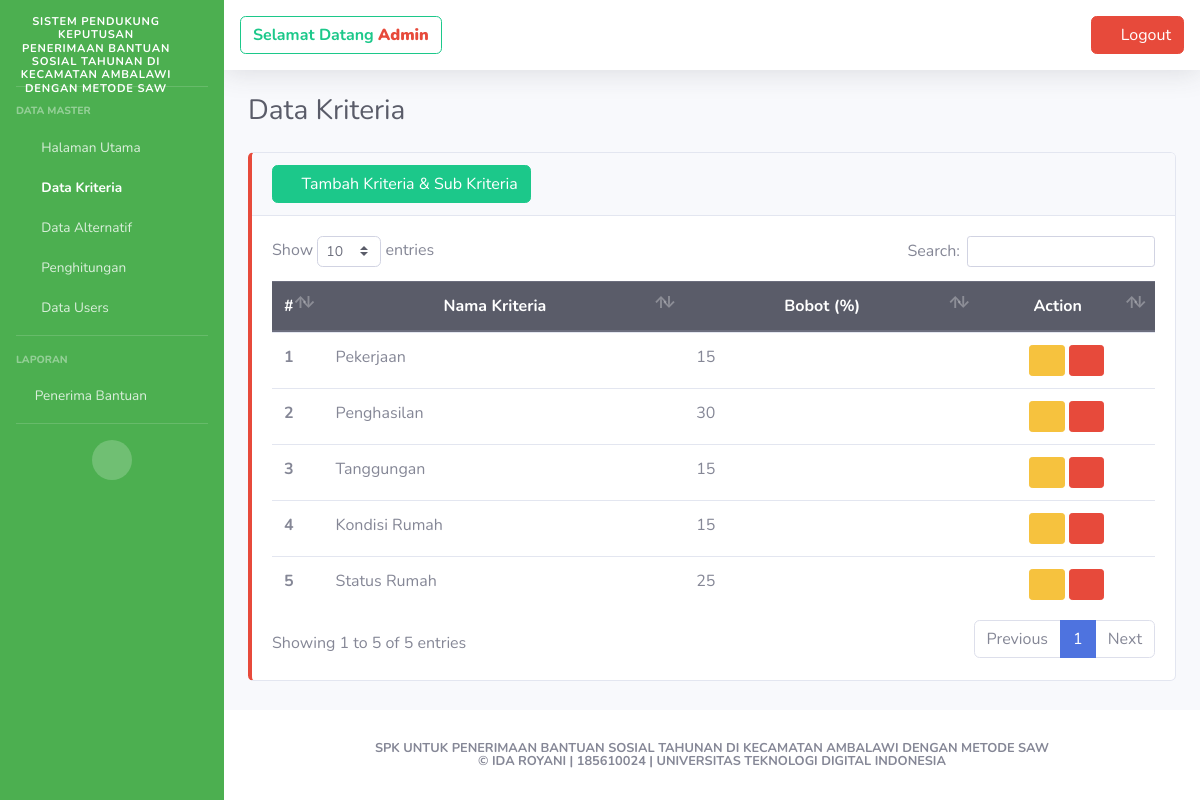
Page /public/kriteria (signed in) on the committed database.
### tables this page shows
CREATE TABLE `kriteria` (
  `id_kriteria` int(11) NOT NULL,
  `nama_kriteria` varchar(100) DEFAULT NULL,
  `bobot_nilai` float DEFAULT NULL
);

### app/core/Controller.php (called while the page is built, shortened)
<?php
class Controller
{
    public function render($view, $data = [])
    {
        require_once '../app/views/' . $view . '.php';
    }
    public function model($model)
    {
        return new $model;
    }
}

### app/controllers/KriteriaController.php (called while the page is built, shortened)
<?php
class KriteriaController extends Controller
{
    public function index($id = NULL)
    {
        $data['title'] = "Data Kriteria";
        $data['kriteria'] = $this->model('KriteriaModel')->semua_kriteria();
        $this->render('kriteria/index', $data);
    }
}

### app/core/App.php (called while the page is built, shortened)
<?php
class App
{
    protected $method = 'index';
    protected $params = [];
    public function __construct()
    {
        $this->controller = new $this->controller;
        call_user_func_array([$this->controller, $this->method], $this->params);
    }
}

### public/index.php (called while the page is built, shortened)
<?php
$app = new App;

### app/core/Database.php (called while the page is built, shortened)
<?php
class Database {
	private $host = DB_HOST;
	private $user = DB_USER;
	private $pass = DB_PASS;
	private $dbname = DB_NAME;
	private $dbh;
	private $stmt;
	public function __construct() {
		$dsn = 'mysql:host=' . $this->host . ';dbname=' . $this->dbname;
		$options = array (
			PDO::ATTR_PERSISTENT => true,
			PDO::ATTR_ERRMODE => PDO::ERRMODE_EXCEPTION
		);
		try {
			$this->dbh = new PDO ($dsn, $this->user, $this->pass, $options);
		}
		catch ( PDOException $e ) {
			$this->error = $e->getMessage();
		}
	}
	public function query($query) {
		$this->stmt = $this->dbh->prepare($query);
	}
	public function bind($param, $value, $type = null) {
		if (is_null ($type)) {
			switch (true) {
				case is_int ($value) :
					$type = PDO::PARAM_INT;
					break;
			}
		}
		$this->stmt->bindValue($param, $value, $type);
	}
	public function execute(){
		return $this->stmt->execute();
	}
	public function resultset(){
		$this->execute();
		return $this->stmt->fetchAll(PDO::FETCH_OBJ);
	}
}

### app/models/KriteriaModel.php (called while the page is built, shortened)
<?php
class KriteriaModel extends Database
{
    public function semua_kriteria()
    {
        $query = 'SELECT * FROM kriteria ORDER BY id_kriteria ASC';
        $this->query($query);
        return $this->resultset();
    }
}

### app/views/kriteria/index.php (the view, shortened to what this page needs)
<div class="container-fluid">
    <h1 class="h3 mb-4 text-gray-800"><?= $data['title'] ?></h1>
    <div class="row">
        <div class="col-md-12">
            <div class="card card-shadow mb-4 border-left-danger">
                <div class="card-header mb-0">
                    <a href="#" class="btn btn-success btn-labeled btn-labeled-left" data-toggle="modal" data-target="#kriteriaFormModal<?= count($data['kriteria']) + 1 ?>"><b><i class="fas fa-plus"></i></b> Tambah Kriteria & Sub Kriteria</a>
                </div>
                <div class="card-body">
                    <div class="table-responsive">
                        <table class="table table-hover datatable" cellspacing="0">
                            <thead class="thead-dark">
                                <tr>
                                    <th scope="col" width="5%" class="text-center">#</th>
                                    <th scope="col" class="text-center">Nama Kriteria</th>
                                    <th scope="col" class="text-center">Bobot (%)</th>
                                    <th scope="col" width="20%" class="text-center">Action</th>
                                </tr>
                            </thead>
                            <tbody>
                                <?php
                                $i = 1;
                                foreach ($data['kriteria'] as $k) { ?>
                                    <tr>
                                        <th scope="row"><?= $i; ?></th>
                                        <td><?= ucwords($k->nama_kriteria) ?></td>
                                        <td><?= ucwords($k->bobot_nilai) ?></td>
                                        <td class="text-center">
                                            <a href="#" class="btn btn-warning btn-sm" data-toggle="modal" data-target="#kriteriaFormModal<?= $i ?>"><i class="fas fa-fw fa-edit"></i></a>
                                            <a href="<?= BASEURL . 'kriteria/hapus_kriteria/' . $k->id_kriteria ?>" onclick="return confirm('Menghapus data kriteria juga akan menghapus penilaian alternatif pada kriteria ini. Lanjutkan?')" class="btn btn-danger btn-sm"><i class="fas fa-fw fa-trash"></i></a>
                                        </td>
                                    </tr>
                                <?php  $i++; } ?>
                            </tbody>
                        </table>
                    </div>
                </div>
            </div>
        </div>
    </div>
</div>

### rows in the picture
kriteria: nama_kriteria "Pekerjaan", bobot_nilai "15"
kriteria: nama_kriteria "Penghasilan", bobot_nilai "30"
kriteria: nama_kriteria "Tanggungan", bobot_nilai "15"
kriteria: nama_kriteria "Kondisi Rumah", bobot_nilai "15"
kriteria: nama_kriteria "Status Rumah", bobot_nilai "25"

### other values in the picture
$m['menu'] "Halaman Utama"
$m['menu'] "Data Kriteria"
$m['menu'] "Data Alternatif"
$m['menu'] "Penghitungan"
$m['menu'] "Data Users"
$_SESSION['username'] "Admin"
$data['title'] "Data Kriteria"
